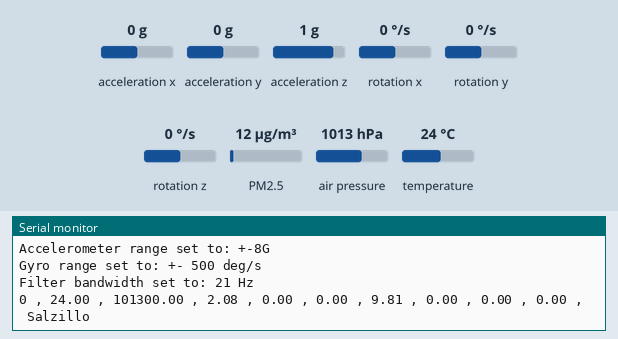
Simulated run of this sketch. Board: Arduino Uno, built with avr-gcc and run on an emulated ATmega328P. Shown: the last lines printed to the serial monitor. Wiring (inferred from the names in the program): dust sensor: data pin 8. The test bench sets the inputs (shaded band); at power-on: acceleration x 0 g, PM2.5 12 µg/m³, acceleration y 0 g, acceleration z 1 g, rotation x 0 °/s, rotation y 0 °/s, rotation z 0 °/s, air pressure 1013 hPa, temperature 24 °C.

Above: at 1.3 s.
1.4 s: acceleration x set to -1.4 g
At 2.3 s:
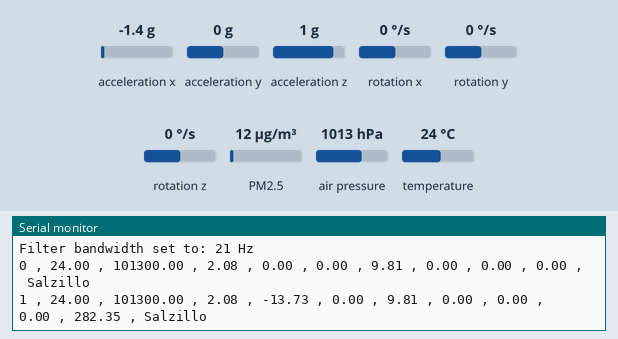
4.1 s: PM2.5 set to 6 µg/m³
At 6.0 s:
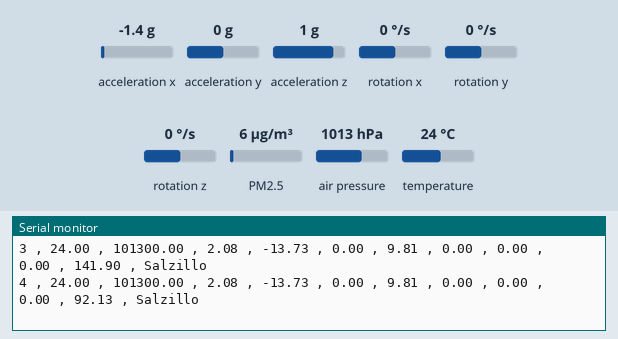
8.6 s: acceleration y set to -1.4 g
At 9.0 s:
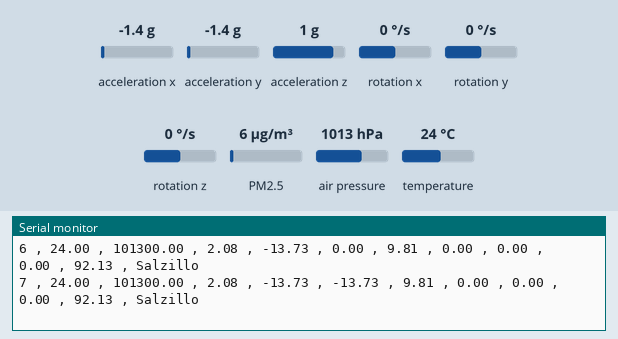
10.1 s: acceleration z set to -1.4 g
At 12.0 s:
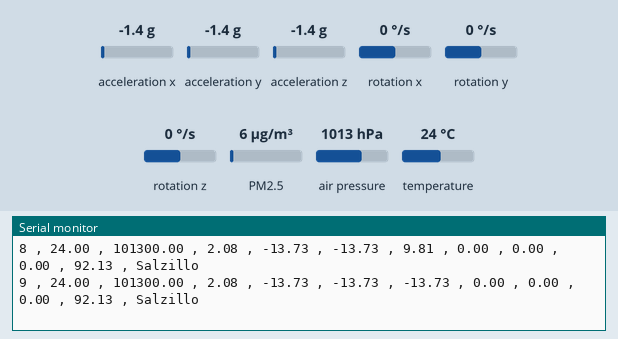
14.6 s: PM2.5 set to 75 µg/m³
At 15.6 s:
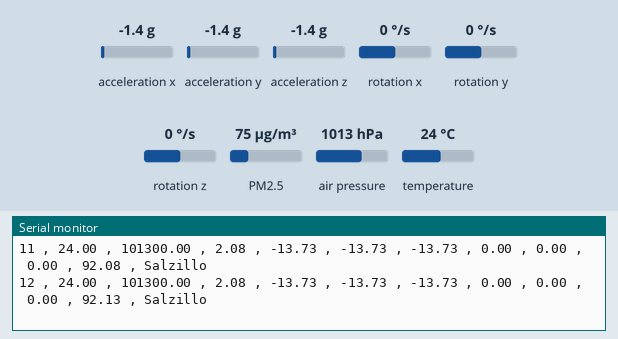
16.1 s: rotation x set to -192 °/s
At 17.8 s:
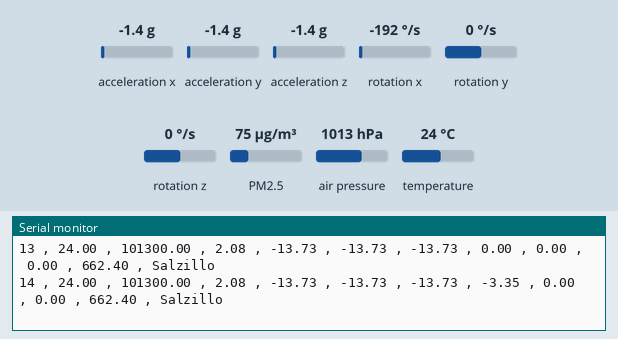
Timing chart, 0 to 19.3 s (numbered marks = the images above; inputs shaded):
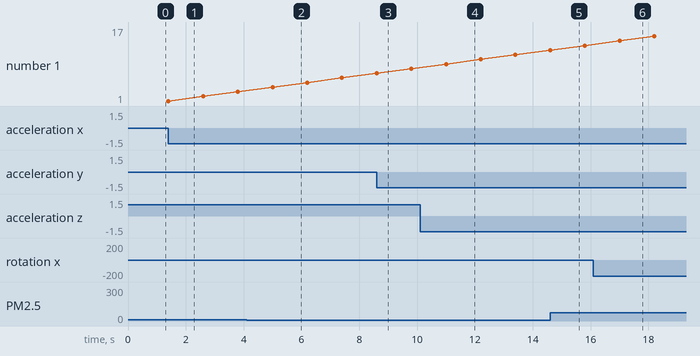

The sketch:

codigoArduino.ino
```cpp
//Inicializacion de Mision principal bpm 280
#include <Wire.h>
#include <SPI.h>
#include <Adafruit_BMP280.h>

#define BMP_SCK  (13)
#define BMP_MISO (12)
#define BMP_MOSI (11)
#define BMP_CS   (10)

Adafruit_BMP280 bmp; // I2C
//Adafruit_BMP280 bmp(BMP_CS); // hardware SPI
//Adafruit_BMP280 bmp(BMP_CS, BMP_MOSI, BMP_MISO,  BMP_SCK);

int paquete = 0;

//Inicializacion de aceletrometro MPU 6050
//#include <Adafruit_MPU6050.h>


#include <Adafruit_MPU6050.h>
#include <Adafruit_Sensor.h>
#include <Wire.h>

Adafruit_MPU6050 mpu;


//Inicializacion del medidor de particulas dsm501a
#include<string.h>
byte buff[2];
int pin = 8;//DSM501A input D8
unsigned long duration;
unsigned long starttime;
unsigned long endtime;
unsigned long sampletime_ms = 1000;
unsigned long lowpulseoccupancy = 0;
float ratio = 0;
float concentration = 0;

int i=0;


void setup() {

  //Setup de Mision principal bpm 280
  Serial.begin(9600);
  while ( !Serial ) delay(100);   // wait for native usb
  Serial.println(F("BMP280 test2"));
  unsigned status;
  //status = bmp.begin(BMP280_ADDRESS_ALT, BMP280_CHIPID);
  status = bmp.begin();
  if (!status) {
    Serial.println(F("Could not find a valid BMP280 sensor, check wiring or "
                      "try a different address!"));
    Serial.print("SensorID was: 0x"); Serial.println(bmp.sensorID(),16);
    Serial.print("        ID of 0xFF probably means a bad address, a BMP 180 or BMP 085\n");
    Serial.print("   ID of 0x56-0x58 represents a BMP 280,\n");
    Serial.print("        ID of 0x60 represents a BME 280.\n");
    Serial.print("        ID of 0x61 represents a BME 680.\n");
    while (1) delay(10);
  }

  /* Default settings from datasheet. */
  bmp.setSampling(Adafruit_BMP280::MODE_NORMAL,     /* Operating Mode. */
                  Adafruit_BMP280::SAMPLING_X2,     /* Temp. oversampling */
                  Adafruit_BMP280::SAMPLING_X16,    /* Pressure oversampling */
                  Adafruit_BMP280::FILTER_X16,      /* Filtering. */
                  Adafruit_BMP280::STANDBY_MS_500); /* Standby time. */

//Setup del acelerometro MPU 6050
Serial.begin(9600);
  while (!Serial)
    delay(10); // will pause Zero, Leonardo, etc until serial console opens

  Serial.println("Adafruit MPU6050 test!");

  // Try to initialize!
  if (!mpu.begin()) {
    Serial.println("Failed to find MPU6050 chip");
    while (1) {
      delay(10);
    }
  }
  Serial.println("MPU6050 Found!");

  mpu.setAccelerometerRange(MPU6050_RANGE_8_G);
  Serial.print("Accelerometer range set to: ");
  switch (mpu.getAccelerometerRange()) {
  case MPU6050_RANGE_2_G:
    Serial.println("+-2G");
    break;
  case MPU6050_RANGE_4_G:
    Serial.println("+-4G");
    break;
  case MPU6050_RANGE_8_G:
    Serial.println("+-8G");
    break;
  case MPU6050_RANGE_16_G:
    Serial.println("+-16G");
    break;
  }
  mpu.setGyroRange(MPU6050_RANGE_500_DEG);
  Serial.print("Gyro range set to: ");
  switch (mpu.getGyroRange()) {
  case MPU6050_RANGE_250_DEG:
    Serial.println("+- 250 deg/s");
    break;
  case MPU6050_RANGE_500_DEG:
    Serial.println("+- 500 deg/s");
    break;
  case MPU6050_RANGE_1000_DEG:
    Serial.println("+- 1000 deg/s");
    break;
  case MPU6050_RANGE_2000_DEG:
    Serial.println("+- 2000 deg/s");
    break;
  }

  mpu.setFilterBandwidth(MPU6050_BAND_21_HZ);
  Serial.print("Filter bandwidth set to: ");
  switch (mpu.getFilterBandwidth()) {
  case MPU6050_BAND_260_HZ:
    Serial.println("260 Hz");
    break;
  case MPU6050_BAND_184_HZ:
    Serial.println("184 Hz");
    break;
  case MPU6050_BAND_94_HZ:
    Serial.println("94 Hz");
    break;
  case MPU6050_BAND_44_HZ:
    Serial.println("44 Hz");
    break;
  case MPU6050_BAND_21_HZ:
    Serial.println("21 Hz");
    break;
  case MPU6050_BAND_10_HZ:
    Serial.println("10 Hz");
    break;
  case MPU6050_BAND_5_HZ:
    Serial.println("5 Hz");
    break;
  }

  Serial.println("");
  delay(100);

//Setup medidor de paticulas dsm501a
//Serial.begin(9600);
  pinMode(8,INPUT);
  starttime = millis();


}

void loop() {


  //loop de Mision principal bpm 280
    Serial.print (paquete);
    Serial.print(" , ");
    Serial.print(bmp.readTemperature());
    Serial.print(" , ");
    Serial.print(bmp.readPressure());
   Serial.print(" , ");
    Serial.print(bmp.readAltitude(1013.25)); /* Adjusted to local forecast! */


  //loop acelerometro MPU 6050
  /* Get new sensor events with the readings */
  sensors_event_t a, g, temp;
  mpu.getEvent(&a, &g, &temp);

  /* Print out the values */
 // Serial.print("Acceleration X: ");
  Serial.print(" , ");
  Serial.print(a.acceleration.x);
  //Serial.print(", Y: ");
  Serial.print(" , ");
  Serial.print(a.acceleration.y);
 // Serial.print(", Z: ");
  Serial.print(" , ");
  Serial.print(a.acceleration.z);
  //Serial.println(" m/s^2");

  //Serial.print("Rotation X: ");
  Serial.print(" , ");
  Serial.print(g.gyro.x);
 // Serial.print(", Y: ");
  Serial.print(" , ");
  Serial.print(g.gyro.y);
  //Serial.print(", Z: ");
  Serial.print(" , ");
  Serial.print(g.gyro.z);
  //Serial.println(" rad/s");

 // Serial.print("Temperature: ");
 // Serial.print(temp.temperature);
 // Serial.println(" degC");

  //Serial.println("");
 // delay(500);


  //loop del detector de particulas dsm501a
   duration = pulseIn(pin, LOW);
  lowpulseoccupancy += duration;
  endtime = millis();
  if ((endtime-starttime) > sampletime_ms)
  {
    ratio = (lowpulseoccupancy-endtime+starttime + sampletime_ms)/(sampletime_ms*10.0);  // Integer percentage 0=>100
   concentration = 1.1*pow(ratio,3)-3.8*pow(ratio,2)+520*ratio+0.62; // using spec sheet curve

   // Serial.print("lowpulseoccupancy:");
   // Serial.print(lowpulseoccupancy);
   // Serial.print("\n");
   // Serial.print("ratio:");
   // Serial.print("\n");
   // Serial.print(ratio);
   // Serial.print("DSM501A:");
   Serial.print(" , ");
    Serial.print(concentration);
   // Serial.print(";\n\n");

    lowpulseoccupancy = 0;
    starttime = millis();
  }

 Serial.print(" , ");
    Serial.println("Salzillo");
    //Serial.println("");

    paquete++;
    delay(1000);


}
```

Measured:
- after the input at 1.4 s, the serial monitor: prints a new line at once (image 1)
- after the input at 4.1 s, the serial monitor: prints a new line after 0.90 s (image 2)
- after the input at 8.6 s, the serial monitor: prints a new line at once (image 3)
- after the input at 10.1 s, the serial monitor: prints a new line after 0.90 s (image 4)
- after the input at 16.1 s, the serial monitor: prints a new line after 0.90 s (image 6)
